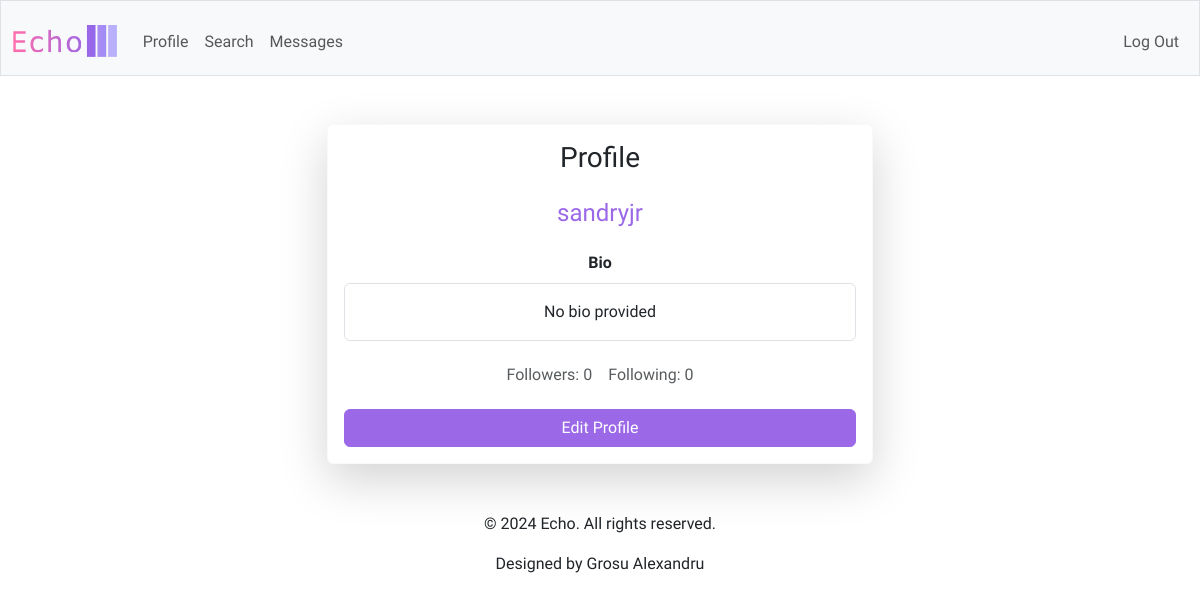
Page /profile/sandryjr (signed in) on the earlier database version.
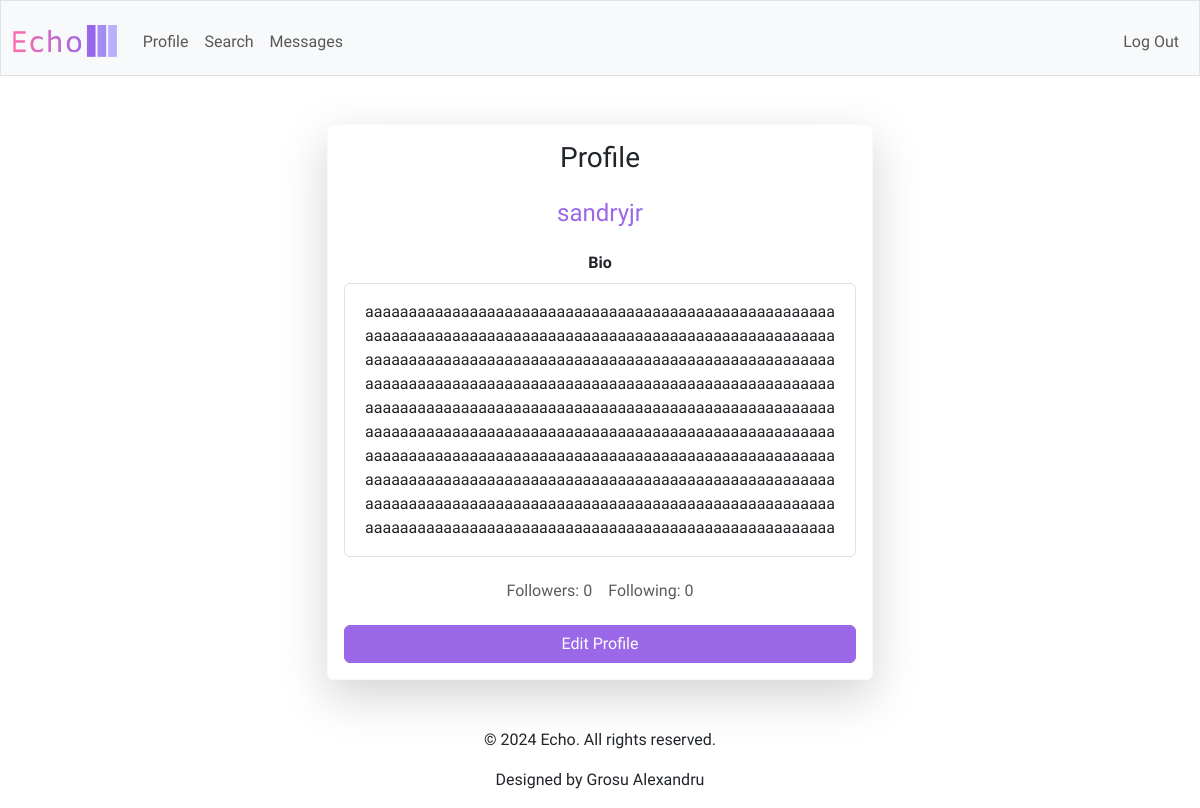
Same page on the later database version.
### tables this page shows
CREATE TABLE users (
    id INTEGER PRIMARY KEY AUTOINCREMENT,
    username TEXT UNIQUE NOT NULL,
    password_hash TEXT NOT NULL,
    bio TEXT,
    created_at TIMESTAMP DEFAULT CURRENT_TIMESTAMP
);

### app.py (the view)
@app.route("/profile/<username>")
@login_required
def profile(username):
    user = db.execute("SELECT * FROM users WHERE username=?", username)
    if not user:
        return apology("User does not exist", 404)
    user = user[0]
    followed = is_followed(session["user_id"], user["id"])
    blocked = is_blocked(session["user_id"], user["id"])
    followers_count = db.execute("SELECT COUNT(*) as cnt FROM follows WHERE followed_id=?", user["id"])[0]["cnt"]
    following_count = db.execute("SELECT COUNT(*) as cnt FROM follows WHERE follower_id=?", user["id"])[0]["cnt"]
    return render_template("profile.html", user=user, followed=followed, blocked=blocked,
                           followers_count=followers_count, following_count=following_count)

### app.py (called while the page is built)
@app.after_request
def after_request(response):
    response.headers["Cache-Control"] = "no-cache, no-store, must-revalidate"
    response.headers["Expires"] = 0
    response.headers["Pragma"] = "no-cache"
    return response

def is_followed(follower_id, followed_id):
    return db.execute("SELECT * FROM follows WHERE follower_id = ? AND followed_id = ?", follower_id, followed_id)

def is_blocked(blocker_id, blocked_id):
    return db.execute("SELECT * FROM blocks WHERE blocker_id = ? AND blocked_id = ?", blocker_id, blocked_id)

### helpers.py (called while the page is built)
def login_required(f):
    @wraps(f)
    def decorated_function(*args, **kwargs):
        if session.get("user_id") is None:
            return redirect("/login")
        return f(*args, **kwargs)
    return decorated_function

### templates/profile.html (shortened to what this page needs)
{% extends "layout.html" %}
{% block main %}
    <div class="row justify-content-center">
        <div class="col-md-8 col-lg-6">
            <div class="card shadow-lg border-light">
                <div class="card-body">
                    <h3 class="card-title text-center mb-4">Profile</h3>
                    <div class="text-center mb-4">
                        <h4 class="text-primary">{{ user['username'] }}</h4>
                    </div>
                    <div class="mb-4">
                        <label for="bio" class="form-label fw-bold">Bio</label>
                        <p class="form-control-plaintext border p-3 rounded" id="bio">{{ user['bio'] or 'No bio provided' }}</p>
                    </div>
                    <div class="text-center mb-4">
                        <div class="d-flex justify-content-center">
                            <h6 class="text-muted mb-0 me-3">Followers: {{ followers_count }}</h6>
                            <h6 class="text-muted mb-0">Following: {{ following_count }}</h6>
                        </div>
                    </div>
                    {% if user['id'] != session['user_id'] %}
                        <div class="row g-3">
                            <div class="col-4">
                                {% if followed %}
                                    <form action="{{ url_for('unfollow_user', user_id=user['id']) }}" method="post">
                                        <button type="submit" class="btn btn-outline-primary w-100">Unfollow</button>
                                    </form>
                                {% else %}
                                    <form action="{{ url_for('follow_user', user_id=user['id']) }}" method="post">
                                        <button type="submit" class="btn btn-primary w-100">Follow</button>
                                    </form>
                                {% endif %}
                            </div>
                            <div class="col-4">
                                <form action="{{ url_for('message_user', user_id=user['id']) }}" method="post">
                                    <button type="submit" class="btn btn-primary w-100">Message</button>
                                </form>
                            </div>
                            <div class="col-4">
                                {% if blocked %}
                                    <form action="{{ url_for('unblock_user', user_id=user['id']) }}" method="post">
                                        <button type="submit" class="btn btn-outline-danger w-100">Unblock</button>
                                    </form>
                                {% else %}
                                    <form action="{{ url_for('block_user', user_id=user['id']) }}" method="post">
                                        <button type="submit" class="btn btn-danger w-100">Block</button>
                                    </form>
                                {% endif %}
                            </div>
                        </div>
                    {% else %}
                        <a href="/edit-profile" class="btn btn-primary w-100">Edit Profile</a>
                    {% endif %}
                </div>
            </div>
        </div>
    </div>
{% endblock %}

Differences in the rows shown:
changed users "sandryjr": bio (not shown) → "aaaaaaaaaaaaaaaaaaaaaaaaaaaaaaaaaaaaaaaaaaaaaaaaaaaaaaaaaaaaaaaaaaaaaaaaaaaaaaaaaaaaaaaaaaaaaaaaaaaaaaaaaaaaaaaaaaaaaaaaaaaaaaaaaaaaaaaaaaaaaaaaaaaaaaaaaaaaaaaaaaaaaaaaaaaaaaaaaaaaaaaaaaaaaaaaaaaaaaaaaaaaaaaaaaaaaaaaaaaaaaaaaaaaaaaaaaaaaaaaaaaaaaaaaaaaaaaaaaaaaaaaaaaaaaaaaaaaaaaaaaaaaaaaaaaaaaaaaaaaaaaaaaaaaaaaaaaaaaaaaaaaaaaaaaaaaaaaaaaaaaaaaaaaaaaaaaaaaaaaaaaaaaaaaaaaaaaaaaaaaaaaaaaaaaaaaaaaaaaaaaaaaaaaaaaaaaaaaaaaaaaaaaaaaaaaaaaaaaaaaaaaaaaaaaaaaaaaaaaaaaaaaaaaaaaaaaaaaaaaaaaaaaaaaaaaaaaaaaaaaaaaaaaaaaaaaaaaaaaaaaaaaaaaaaaaaaaaaaaa"
Other differences:
{{ user['bio'] or 'No bio provided' }}: "No bio provided" → (not shown)
